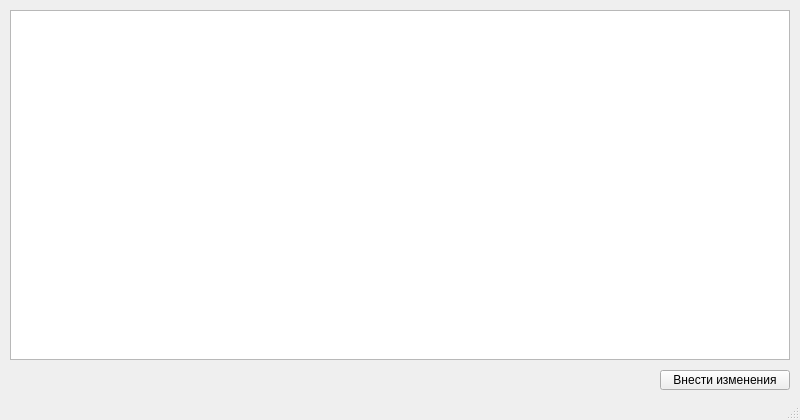
<?xml version="1.0" encoding="UTF-8"?>
<ui version="4.0">
 <class>MainWindow</class>
 <widget class="QMainWindow" name="MainWindow">
  <property name="geometry">
   <rect>
    <x>0</x>
    <y>0</y>
    <width>800</width>
    <height>420</height>
   </rect>
  </property>
  <property name="sizePolicy">
   <sizepolicy hsizetype="Fixed" vsizetype="Fixed">
    <horstretch>0</horstretch>
    <verstretch>0</verstretch>
   </sizepolicy>
  </property>
  <property name="minimumSize">
   <size>
    <width>800</width>
    <height>420</height>
   </size>
  </property>
  <property name="maximumSize">
   <size>
    <width>800</width>
    <height>420</height>
   </size>
  </property>
  <property name="windowTitle">
   <string>Кофейня</string>
  </property>
  <widget class="QWidget" name="centralwidget">
   <widget class="QTableWidget" name="tableWidget">
    <property name="geometry">
     <rect>
      <x>10</x>
      <y>10</y>
      <width>780</width>
      <height>350</height>
     </rect>
    </property>
    <property name="sizePolicy">
     <sizepolicy hsizetype="Fixed" vsizetype="Fixed">
      <horstretch>0</horstretch>
      <verstretch>0</verstretch>
     </sizepolicy>
    </property>
    <property name="minimumSize">
     <size>
      <width>780</width>
      <height>350</height>
     </size>
    </property>
    <property name="maximumSize">
     <size>
      <width>780</width>
      <height>350</height>
     </size>
    </property>
   </widget>
   <widget class="QPushButton" name="editButton">
    <property name="geometry">
     <rect>
      <x>660</x>
      <y>370</y>
      <width>130</width>
      <height>20</height>
     </rect>
    </property>
    <property name="text">
     <string>Внести изменения</string>
    </property>
   </widget>
  </widget>
  <widget class="QMenuBar" name="menubar">
   <property name="geometry">
    <rect>
     <x>0</x>
     <y>0</y>
     <width>800</width>
     <height>26</height>
    </rect>
   </property>
  </widget>
  <widget class="QStatusBar" name="statusbar"/>
 </widget>
 <resources/>
 <connections/>
</ui>
